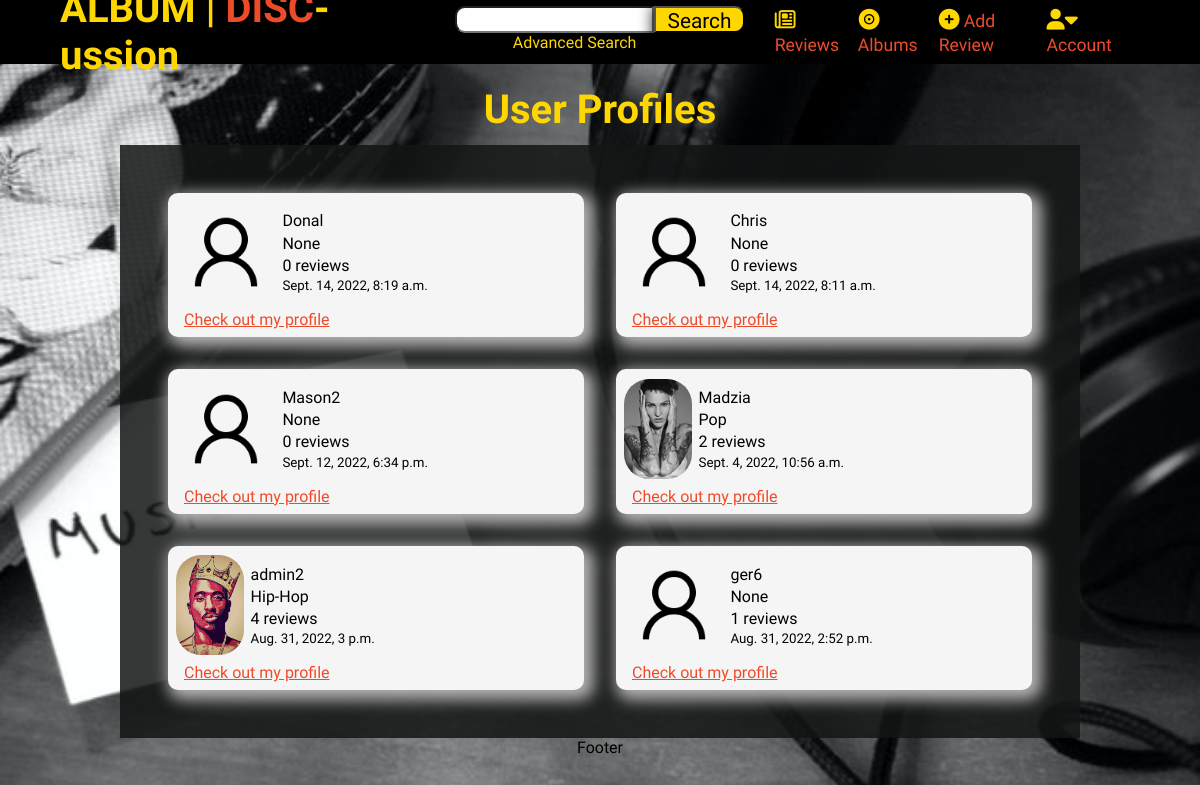
Page /profiles/ on the earlier database version.
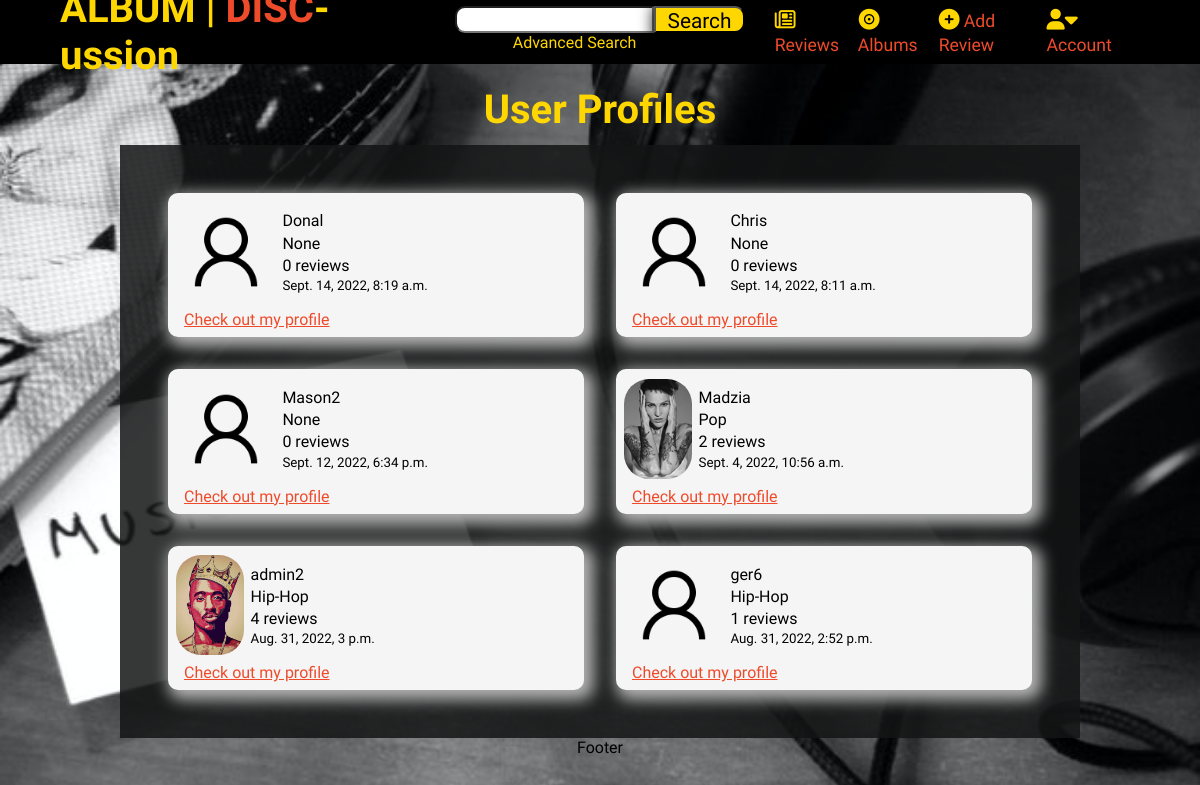
Same page on the later database version.
### profiles/models.py (models this page shows, shortened)
class Profile(models.Model):
    user = models.ForeignKey(User, on_delete=models.CASCADE,
                             related_name='profile')
    profile_pic = models.ImageField(upload_to='profile_pics', blank=True)
    followers = models.ManyToManyField(User, blank=True,
                                       related_name='followed')
    first_name = models.CharField(max_length=50, null=True, blank=True)
    last_name = models.CharField(max_length=50, null=True, blank=True)
    favourite_genre = models.ForeignKey(Genre, on_delete=models.CASCADE,
                                        blank=True, null=True)
    created_on = models.DateTimeField(auto_now_add=True)
    edited_on = models.DateTimeField(auto_now=True)
    class Meta:
        ordering = ['-created_on']

### reviews/models.py (models this page shows)
class Genre(models.Model):
    name = models.CharField(max_length=50)
    def __str__(self):
        return self.name

### profiles/views.py (the view)
# urls.py: path('profiles/', include('profiles.urls'))
def profiles(request):
    profiles = Profile.objects.all()
    profile_list = []
    for profile in profiles:
        profile_list.append({
            'profile': profile,
            'no_of_reviews': number_of_reviews(profile.user)
        })
    template = 'profiles.html'
    context = {
        'profile_list': profile_list,
    }
    return render(request, template, context)

### profiles/contexts.py (called while the page is built)
def top_profiles(request):
    profiles = Profile.objects.all()
    profile_list = []
    for profile in profiles:
        profile_list.append({
            'profile': profile,
            'no_of_reviews': number_of_reviews(profile.user)
        })
    top_list = sorted(profile_list, key=lambda d: d['no_of_reviews'],
                      reverse=True)[:6]
    context = {
        'top_profiles': top_list
    }
    return context

### profiles/utils.py (called while the page is built)
def number_of_reviews(user):
    reviews = Review.objects.filter(creator=user)
    return len(reviews)

### reviews/contexts.py (called while the page is built)
def latest_reviews(request):
    reviews = Review.objects.all()
    sorted_reviews = sorted(reviews, key=lambda x: x.date_created_on,
                            reverse=True)[:5]
    context = {
        'latest_reviews': sorted_reviews
    }
    return context

### profiles/templates/profiles.html
{% extends 'base.html' %}
{% load static %}
{% block extracss %}
    <link rel="stylesheet" href="{% static 'css/profiles.css' %}">
{% endblock %}
{% block content %}
<div class="full-span center-container top-margin">
    <h1 class="title top-margin">User Profiles</h1>
</div>
<section class="main-grid top-margin">
    {% for profile in profile_list %}
        <div class="profile-card span-1">
            <div class="card-body">
                <div class="card-img">
                    {% if profile.profile.profile_pic %}
                        <img src="{{ MEDIA_URL }}{{ profile.profile.profile_pic }}" alt="profile image">
                    {% else %}
                        <img src="{{ MEDIA_URL }}user-alt.png" alt="profile image">
                    {% endif %}
                </div>
                <div class="card-text">
                    <p>{{ profile.profile.user }}</p>
                    <p>{{ profile.profile.favourite_genre }}</p>
                    <p>{{ profile.no_of_reviews }} reviews</p>
                    <small>{{ profile.profile.created_on }}</small>
                </div>
            </div>
            <div class="card-footer">
                <a class="link" href='#'>Check out my profile</a>
            </div>
        </div>
    {% endfor %}
</section>
{% endblock %}

### templates/base.html (shortened to what this page needs)
<!doctype html>
{% load static %}
<html lang="en">
<head>
    <link href="{% static 'css/styles.css' %}" rel='stylesheet'>
    {% block extracss %}
    {% endblock %}
</head>
<body>
    <header id="main-header">
        <nav class="main-nav">
            <a class="home-link" href="{% url 'home' %}">
                <h1 class="title">ALBUM | <span>DISC</span>-ussion</h1>
            </a>
            <form class="search-form" action="{% url 'search' %}">
                <input id="search" name="search">
                <button id="search-btn" class="btn" type="submit">
                    Search
                </button>
                <a class="advanced-search" href="{% url 'advanced_search' %}">Advanced Search</a>
            </form>
            <div class="links">
                <a href="{% url 'review_list' %}">
                    <i class="far fa-newspaper"></i><span class="link-span"> Reviews</span>
                </a>
                <a href="{% url 'album_list' %}">
                    <i class="fas fa-record-vinyl"></i><span class="link-span"> Albums</span>
                </a>
                <a href="{% url 'add_review' %}">
                    <i class="fas fa-plus-circle"></i><span class="link-span"> Add Review</span>
                </a>
                <div id="account">
                    <i class="fas fa-user"></i><i class="fas fa-caret-down"> </i><span id="account-span" class="link-span"> Account</span>
                </div>
            </div>
        </nav>
    </header>
    {% block content %}
    {% endblock %}
    <footer>
        <div class="center-container">
            <p>Footer</p>
        </div>
    </footer>
</body>
</html>

### static/css/styles.css (style rules this page uses)
* { margin: 0; box-sizing: border-box; font-family: 'Arapey', serif; }
body { background-image: url('/media/music-background.jpg'); background-size: cover; }
.title { font-family: 'Eczar', serif; color: gold; font-size: 2.5rem; }
.home-link { text-decoration: none; width: 40%; }
.btn { padding-left: .7rem; padding-right: .7rem; border-radius: 10px; color: black; background-color: gold; height: 1.7rem; cursor: pointer; font-size: 1.3rem; box-shadow: 5px 5px 15px 5px #000000; margin: .7rem; }
#search-btn { margin: 0; border-radius: 0 10px 10px 0; }
input { height: 1.7rem; border-radius: 10px 0 0 10px; }
.hide { display: none !important; }
.center-container { display: flex; flex-direction: column; align-items: center; justify-content: space-between; flex-wrap: wrap; }
.top-margin { margin-top: .7rem; }
.title span { color: #EE4B2B; }
.main-nav { display: flex; justify-content: space-between; background-color: black; height: 4rem; align-items: center; padding: 0 5%; }
.links { width: 40%; display: flex; justify-content: space-evenly; }
.links a { text-decoration: none; color: gold; font-size: 1.3rem; }
.search-form { display: flex; align-items: center; flex-wrap: wrap; justify-content: center; }
.advanced-search { color: gold; width: 50%; margin: 0 0 .4rem 0 !important; text-decoration: none; }
#account { position: relative; text-decoration: none; color: gold; font-size: 1.3rem; }
.link-span { color: #EE4B2B; font-size: 1.1rem; }
#main-header { transform: translateY(-300px); transition: transform 0.6s; }
.slide-down { transform: translateY(0px) !important; }
.card-footer { padding: .5rem 0 .5rem 1rem; width: 100%; }
.card-text { width: 100%; text-align: start; padding: 0 1rem; }
.card-body { display: flex; justify-content: flex-start; gap: 1rem; align-items: center; padding: 0 .5rem; }
.fa-record-vinyl:before { content: "\f8d9"; color: gold; box-shadow: 1px 1px 2px 1px black; border: 1px solid black; border-radius: 50%; background-color: black; }

### static/css/profiles.css (style rules this page uses)
.main-grid { display: grid; grid-template-columns: repeat(4, 1fr); gap: 2rem; width: 80%; margin-left: 10%; background-color: rgba(19, 20, 20, 0.85); padding: 3rem; }
.full-span { grid-column: span 5; }
.span-1 { grid-column: span 1; }
.profile-card { padding-top: .6rem; background-color: whitesmoke; border-radius: 10px; box-shadow: 5px 5px 15px 5px #b3b3b3; }
.card-img { height: 100px; display: flex; justify-content: center; }
.card-img img { height: 100%; border-radius: 25px; }
.card-body { display: flex; justify-content: flex-start; gap: 0; height: auto; }
.card-text { display: flex; flex-direction: column; gap: .2rem; padding: 0 .4rem; }
.link { color: #EE4B2B; cursor: pointer; }
@media screen and (max-width: 1315px) { .main-grid { grid-template-columns: repeat(2, 1fr); } }

Differences in the rows shown:
changed Profile "Aug. 31, 2022, 2:52 p.m.": profile.favourite_genre "None" → "Hip-Hop"
